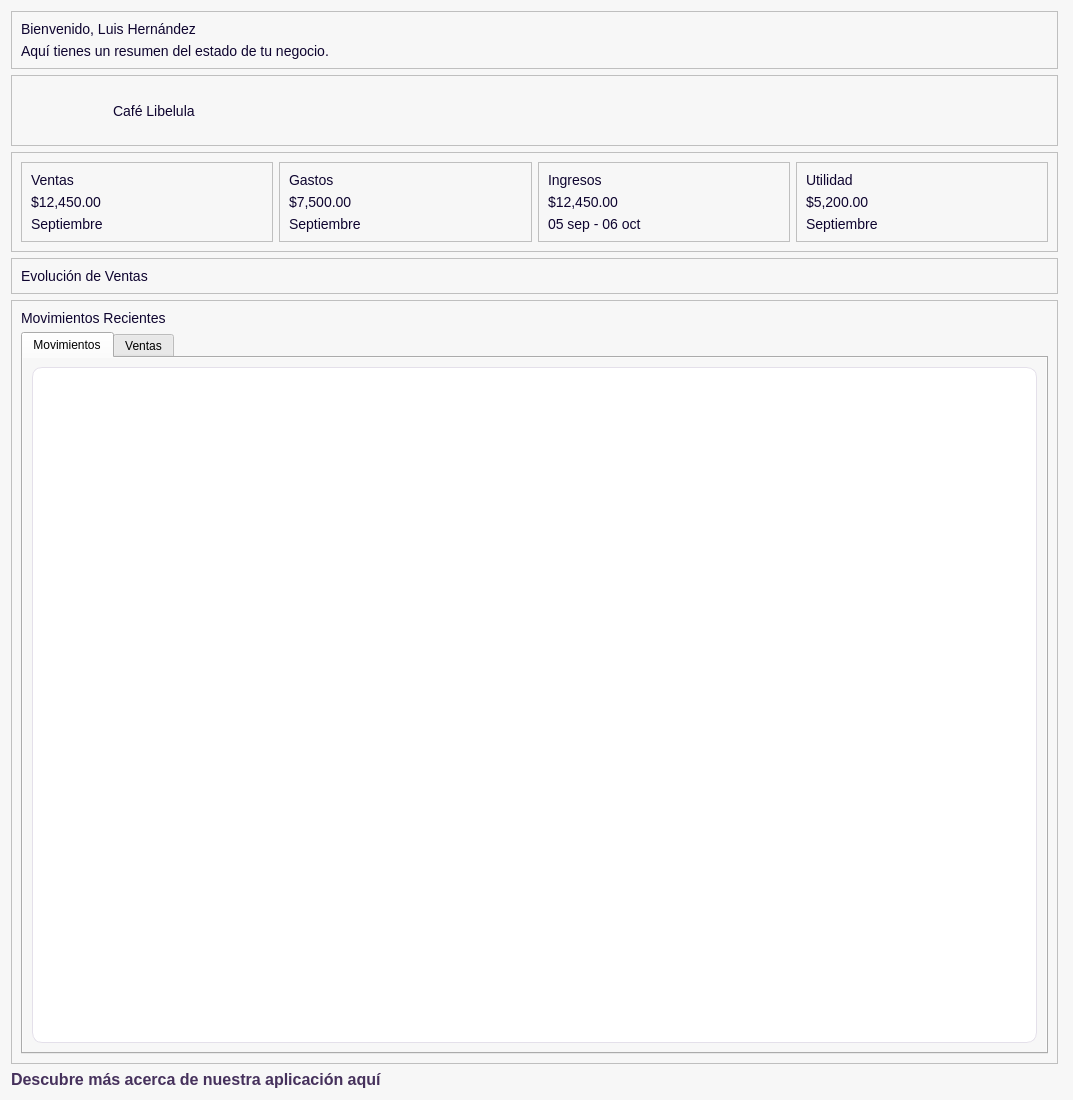
<?xml version="1.0" encoding="UTF-8"?>
<ui version="4.0">
 <class>DashboardPage</class>
 <widget class="QWidget" name="DashboardPage">
  <property name="geometry">
   <rect>
    <x>0</x>
    <y>0</y>
    <width>1073</width>
    <height>1100</height>
   </rect>
  </property>
  <property name="windowTitle">
   <string>Form</string>
  </property>
  <property name="styleSheet">
   <string notr="true">QFrame[carta=&quot;Dashboard&quot;] {
    background-color: #FFFFFF;
    border: 1px solid #E4E0EA;
    border-radius: 12px;
}
#DashboardPage{
background-color:#f7f7f7;
}
QFrame{
background-color:#f7f7f7;
}

/*
-----------------------------------------------------------------------------------------------------
Textos
-----------------------------------------------------------------------------------------------------*/
QLabel{
background-color: transparent;
font-size: 14px;
color: #0E042F;
}
QLabel[texto=&quot;InputTexto&quot;]{
font-size: 16px;
font-weight: bold;
}
QLabel[texto=&quot;TituloPrincipal&quot;]{
font-size:20px;
font-weight:bold;
}
QLabel[texto=&quot;Valor&quot;]{
font-size:20px;
}
QLabel[texto=&quot;TituloSecundario&quot;]{
font-size:18px;
font-weight:bold;
}
QLabel[texto=&quot;Descripcion&quot;]{
font-size:16px;
color: #46315c;
}
QLabel[texto=&quot;Destacado&quot;]{
font-size:16px;
color: #0E042F;
font-weight: bold;
}
</string>
  </property>
  <layout class="QVBoxLayout" name="verticalLayout">
   <property name="rightMargin">
    <number>15</number>
   </property>
   <item>
    <layout class="QVBoxLayout" name="verticalLayout_11">
     <item>
      <widget class="QFrame" name="frameHeader">
       <property name="frameShape">
        <enum>QFrame::StyledPanel</enum>
       </property>
       <property name="frameShadow">
        <enum>QFrame::Raised</enum>
       </property>
       <property name="carta" stdset="0">
        <string>Dashboard</string>
       </property>
       <layout class="QVBoxLayout" name="verticalLayout_3">
        <item>
         <widget class="QLabel" name="lblSaludo">
          <property name="text">
           <string>Bienvenido, Luis Hernández</string>
          </property>
          <property name="texto" stdset="0">
           <string>TituloPrincipal</string>
          </property>
         </widget>
        </item>
        <item>
         <widget class="QLabel" name="lblDescripcion">
          <property name="text">
           <string>Aquí tienes un resumen del estado de tu negocio.</string>
          </property>
          <property name="texto" stdset="0">
           <string>Descripcion</string>
          </property>
         </widget>
        </item>
       </layout>
      </widget>
     </item>
     <item>
      <widget class="QFrame" name="frameBusinessInfo">
       <property name="frameShape">
        <enum>QFrame::StyledPanel</enum>
       </property>
       <property name="frameShadow">
        <enum>QFrame::Raised</enum>
       </property>
       <property name="carta" stdset="0">
        <string>Dashboard</string>
       </property>
       <layout class="QHBoxLayout" name="horizontalLayout">
        <property name="spacing">
         <number>20</number>
        </property>
        <property name="leftMargin">
         <number>20</number>
        </property>
        <item>
         <widget class="QLabel" name="lblBusinessIcon">
          <property name="minimumSize">
           <size>
            <width>61</width>
            <height>51</height>
           </size>
          </property>
          <property name="maximumSize">
           <size>
            <width>61</width>
            <height>51</height>
           </size>
          </property>
          <property name="text">
           <string/>
          </property>
          <property name="pixmap">
           <pixmap resource="../../../resources/resources.qrc">:/images/businessIcons/coffeShop.png</pixmap>
          </property>
          <property name="scaledContents">
           <bool>true</bool>
          </property>
         </widget>
        </item>
        <item>
         <widget class="QLabel" name="lblNombreNeg">
          <property name="text">
           <string>Café Libelula</string>
          </property>
          <property name="texto" stdset="0">
           <string>Destacado</string>
          </property>
         </widget>
        </item>
        <item>
         <spacer name="horizontalSpacer">
          <property name="orientation">
           <enum>Qt::Horizontal</enum>
          </property>
          <property name="sizeHint" stdset="0">
           <size>
            <width>40</width>
            <height>20</height>
           </size>
          </property>
         </spacer>
        </item>
       </layout>
      </widget>
     </item>
     <item>
      <widget class="QFrame" name="frameKPIs">
       <property name="styleSheet">
        <string notr="true">QLabel{
qproperty-alignment: 'AlignCenter';
}</string>
       </property>
       <property name="frameShape">
        <enum>QFrame::StyledPanel</enum>
       </property>
       <property name="frameShadow">
        <enum>QFrame::Raised</enum>
       </property>
       <layout class="QHBoxLayout" name="horizontalLayout_2">
        <item>
         <widget class="QFrame" name="frameVentas">
          <property name="frameShape">
           <enum>QFrame::StyledPanel</enum>
          </property>
          <property name="frameShadow">
           <enum>QFrame::Raised</enum>
          </property>
          <property name="carta" stdset="0">
           <string>Dashboard</string>
          </property>
          <layout class="QVBoxLayout" name="verticalLayout_4">
           <item>
            <widget class="QLabel" name="lblVentasTitulo">
             <property name="text">
              <string>Ventas</string>
             </property>
             <property name="texto" stdset="0">
              <string>Destacado</string>
             </property>
            </widget>
           </item>
           <item>
            <widget class="QLabel" name="lblVentasValor">
             <property name="text">
              <string>$12,450.00</string>
             </property>
             <property name="texto" stdset="0">
              <string>Valor</string>
             </property>
            </widget>
           </item>
           <item>
            <widget class="QLabel" name="lblVentasPeriodo">
             <property name="text">
              <string>Septiembre</string>
             </property>
             <property name="texto" stdset="0">
              <string>Descripcion</string>
             </property>
            </widget>
           </item>
          </layout>
         </widget>
        </item>
        <item>
         <widget class="QFrame" name="frameGastos">
          <property name="frameShape">
           <enum>QFrame::StyledPanel</enum>
          </property>
          <property name="frameShadow">
           <enum>QFrame::Raised</enum>
          </property>
          <property name="carta" stdset="0">
           <string>Dashboard</string>
          </property>
          <layout class="QVBoxLayout" name="verticalLayout_5">
           <item>
            <widget class="QLabel" name="lblGastosTitulos">
             <property name="text">
              <string>Gastos</string>
             </property>
             <property name="texto" stdset="0">
              <string>Destacado</string>
             </property>
            </widget>
           </item>
           <item>
            <widget class="QLabel" name="lblGastosValor">
             <property name="text">
              <string>$7,500.00</string>
             </property>
             <property name="texto" stdset="0">
              <string>Valor</string>
             </property>
            </widget>
           </item>
           <item>
            <widget class="QLabel" name="lblGastosPeriodo">
             <property name="text">
              <string>Septiembre</string>
             </property>
             <property name="texto" stdset="0">
              <string>Descripcion</string>
             </property>
            </widget>
           </item>
          </layout>
         </widget>
        </item>
        <item>
         <widget class="QFrame" name="frameIngresos">
          <property name="frameShape">
           <enum>QFrame::StyledPanel</enum>
          </property>
          <property name="frameShadow">
           <enum>QFrame::Raised</enum>
          </property>
          <property name="carta" stdset="0">
           <string>Dashboard</string>
          </property>
          <layout class="QVBoxLayout" name="verticalLayout_6">
           <item>
            <widget class="QLabel" name="lblIngresosTitulos">
             <property name="text">
              <string>Ingresos</string>
             </property>
             <property name="texto" stdset="0">
              <string>Destacado</string>
             </property>
             <property name="carta" stdset="0">
              <string/>
             </property>
            </widget>
           </item>
           <item>
            <widget class="QLabel" name="lblIngresosValor">
             <property name="text">
              <string>$12,450.00</string>
             </property>
             <property name="texto" stdset="0">
              <string>Valor</string>
             </property>
            </widget>
           </item>
           <item>
            <widget class="QLabel" name="lblIngresosPeriodo">
             <property name="text">
              <string>05 sep - 06 oct</string>
             </property>
             <property name="texto" stdset="0">
              <string>Descripcion</string>
             </property>
            </widget>
           </item>
          </layout>
         </widget>
        </item>
        <item>
         <widget class="QFrame" name="frameUtilidad">
          <property name="frameShape">
           <enum>QFrame::StyledPanel</enum>
          </property>
          <property name="frameShadow">
           <enum>QFrame::Raised</enum>
          </property>
          <property name="carta" stdset="0">
           <string>Dashboard</string>
          </property>
          <layout class="QVBoxLayout" name="verticalLayout_7">
           <item>
            <widget class="QLabel" name="lblUtilidadTitulo">
             <property name="text">
              <string>Utilidad</string>
             </property>
             <property name="texto" stdset="0">
              <string>Destacado</string>
             </property>
            </widget>
           </item>
           <item>
            <widget class="QLabel" name="lblUtilidadValor">
             <property name="text">
              <string>$5,200.00</string>
             </property>
             <property name="texto" stdset="0">
              <string>Valor</string>
             </property>
            </widget>
           </item>
           <item>
            <widget class="QLabel" name="lblUtilidadPeriodo">
             <property name="text">
              <string>Septiembre</string>
             </property>
             <property name="texto" stdset="0">
              <string>Descripcion</string>
             </property>
            </widget>
           </item>
          </layout>
         </widget>
        </item>
       </layout>
      </widget>
     </item>
     <item>
      <widget class="QFrame" name="frameGraficoVentas">
       <property name="maximumSize">
        <size>
         <width>16777215</width>
         <height>500</height>
        </size>
       </property>
       <property name="frameShape">
        <enum>QFrame::StyledPanel</enum>
       </property>
       <property name="frameShadow">
        <enum>QFrame::Raised</enum>
       </property>
       <layout class="QVBoxLayout" name="verticalLayout_8">
        <item>
         <widget class="QLabel" name="label_3">
          <property name="text">
           <string>Evolución de Ventas</string>
          </property>
          <property name="texto" stdset="0">
           <string>TituloSecundario</string>
          </property>
         </widget>
        </item>
       </layout>
      </widget>
     </item>
     <item>
      <widget class="QFrame" name="frameMovimientos">
       <property name="styleSheet">
        <string notr="true">/* 
-----------------------------------------------------------------------------------------------------
Tabla (Optimizado para QTableView)
-----------------------------------------------------------------------------------------------------
*/

QTableView {
    background-color: #FFFFFF;
    border: 1px solid #E4E0EA;
    border-radius: 10px;
    gridline-color: #EAE7EF;
    font-size: 14px;
    color: #0E042F;
    selection-background-color: #EEEAF5;
    selection-color: #0E042F;
}

/* Encabezados (Horizontal y Vertical) */
QTableView QHeaderView::section {
    background-color: #F5F3F8;
    color: #0E042F;
    font-size: 14px;
    font-weight: bold;
    border: none;
    border-bottom: 1px solid #E4E0EA;
    padding: 10px;
}

/* Forzar que el encabezado horizontal se alinee bien con el estilo */
QHeaderView {
    background-color: #F5F3F8;
    border-top-left-radius: 9px;
    border-top-right-radius: 9px;
}

/* Celdas individuales */
QTableView::item {
    padding: 8px;
    border: none;
}

/* Fila seleccionada */
QTableView::item:selected {
    background-color: #EEEAF5;
    color: #0E042F;
}

/* Esquina superior izquierda (intersección de encabezados) */
QTableView QTableCornerButton::section {
    background-color: #F5F3F8;
    border: none;
    border-top-left-radius: 9px;
}

/* --- SCROLLBAR VERTICAL --- */
QTableView QScrollBar:vertical {
    background-color: transparent;
    width: 8px;
    margin: 4px 2px 4px 2px;
}

QTableView QScrollBar::handle:vertical {
    background-color: #C9C1D5;
    border-radius: 4px;
    min-height: 30px;
}

/* Ocultar flechas del scrollbar */
QTableView QScrollBar::add-line:vertical,
QTableView QScrollBar::sub-line:vertical,
QTableView QScrollBar::add-page:vertical,
QTableView QScrollBar::sub-page:vertical {
    background: none;
    height: 0px;
}

/* --- SCROLLBAR HORIZONTAL (Opcional, para mantener coherencia visual) --- */
QTableView QScrollBar:horizontal {
    background-color: transparent;
    height: 8px;
    margin: 2px 4px 2px 4px;
}

QTableView QScrollBar::handle:horizontal {
    background-color: #C9C1D5;
    border-radius: 4px;
    min-width: 30px;
}

QTableView QScrollBar::add-line:horizontal,
QTableView QScrollBar::sub-line:horizontal,
QTableView QScrollBar::add-page:horizontal,
QTableView QScrollBar::sub-page:horizontal {
    background: none;
    width: 0px;
}
</string>
       </property>
       <property name="frameShape">
        <enum>QFrame::StyledPanel</enum>
       </property>
       <property name="frameShadow">
        <enum>QFrame::Raised</enum>
       </property>
       <layout class="QVBoxLayout" name="verticalLayout_14">
        <item>
         <widget class="QLabel" name="lblMovimientos">
          <property name="text">
           <string>Movimientos Recientes</string>
          </property>
          <property name="texto" stdset="0">
           <string>TituloSecundario</string>
          </property>
         </widget>
        </item>
        <item>
         <widget class="QTabWidget" name="tabWidget">
          <property name="accessibleName">
           <string>Movimientos</string>
          </property>
          <property name="styleSheet">
           <string notr="true">QTabWidget {
		background-color:#f7f7f7;
    }
QTabWidget::pane {
    border: none;
    background-color: #f7f7f7;
}
QTabWidget &gt; QWidget {
    background-color: #f7f7f7;
}
QTabBar::tab {
    background: #F1EFF6;
    color: #46315c;

    padding: 10px 28px;

    border: none;
    border-radius: 8px;

    margin-right: 6px;
	min-width: 50px; 
    font-family: &quot;Manrope&quot;;
    font-size: 14px;
    font-weight: 600;
}

QTabBar::tab:hover {
    background: #E8E5F0;
    color: #16094C;
}

QTabBar::tab:selected {
    background: #16094C;
    color: white;
}
/* 
-----------------------------------------------------------------------------------------------------
Tabla (Optimizado para QTableView)
-----------------------------------------------------------------------------------------------------
*/

QTableView {
    background-color: #FFFFFF;
    border: 1px solid #E4E0EA;
    border-radius: 10px;
    gridline-color: #EAE7EF;
    font-size: 14px;
    color: #0E042F;
    selection-background-color: #EEEAF5;
    selection-color: #0E042F;
}

/* Encabezados (Horizontal y Vertical) */
QTableView QHeaderView::section {
    background-color: #F5F3F8;
    color: #0E042F;
    font-size: 14px;
    font-weight: bold;
    border: none;
    border-bottom: 1px solid #E4E0EA;
    padding: 10px;
}

/* Forzar que el encabezado horizontal se alinee bien con el estilo */
QHeaderView {
    background-color: #F5F3F8;
    border-top-left-radius: 9px;
    border-top-right-radius: 9px;
}

/* Celdas individuales */
QTableView::item {
    padding: 8px;
    border: none;
}

/* Fila seleccionada */
QTableView::item:selected {
    background-color: #EEEAF5;
    color: #0E042F;
}

/* Esquina superior izquierda (intersección de encabezados) */
QTableView QTableCornerButton::section {
    background-color: #F5F3F8;
    border: none;
    border-top-left-radius: 9px;
}

/* --- SCROLLBAR VERTICAL --- */
QTableView QScrollBar:vertical {
    background-color: transparent;
    width: 8px;
    margin: 4px 2px 4px 2px;
}

QTableView QScrollBar::handle:vertical {
    background-color: #C9C1D5;
    border-radius: 4px;
    min-height: 30px;
}

/* Ocultar flechas del scrollbar */
QTableView QScrollBar::add-line:vertical,
QTableView QScrollBar::sub-line:vertical,
QTableView QScrollBar::add-page:vertical,
QTableView QScrollBar::sub-page:vertical {
    background: none;
    height: 0px;
}

/* --- SCROLLBAR HORIZONTAL (Opcional, para mantener coherencia visual) --- */
QTableView QScrollBar:horizontal {
    background-color: transparent;
    height: 8px;
    margin: 2px 4px 2px 4px;
}

QTableView QScrollBar::handle:horizontal {
    background-color: #C9C1D5;
    border-radius: 4px;
    min-width: 30px;
}

QTableView QScrollBar::add-line:horizontal,
QTableView QScrollBar::sub-line:horizontal,
QTableView QScrollBar::add-page:horizontal,
QTableView QScrollBar::sub-page:horizontal {
    background: none;
    width: 0px;
}
</string>
          </property>
          <property name="currentIndex">
           <number>0</number>
          </property>
          <widget class="QWidget" name="Movimientos">
           <attribute name="title">
            <string>Movimientos</string>
           </attribute>
           <layout class="QVBoxLayout" name="verticalLayout_10">
            <item>
             <widget class="QTableView" name="movimientosTable">
              <property name="maximumSize">
               <size>
                <width>16777215</width>
                <height>16777215</height>
               </size>
              </property>
             </widget>
            </item>
           </layout>
          </widget>
          <widget class="QWidget" name="tab_2">
           <attribute name="title">
            <string>Ventas</string>
           </attribute>
           <layout class="QVBoxLayout" name="verticalLayout_13">
            <item>
             <widget class="QTableView" name="ventasTable"/>
            </item>
           </layout>
          </widget>
         </widget>
        </item>
       </layout>
      </widget>
     </item>
     <item>
      <widget class="QLabel" name="label_5">
       <property name="styleSheet">
        <string notr="true">font-size:16px;
color: #46315c;
font-weight:bold;
qproperty-alignment: 'AlignCenter';</string>
       </property>
       <property name="text">
        <string>&lt;a href=&quot;https://luis-hdz7.github.io/Finanzen-Web/&quot; style=&quot;color: #46315c; text-align: center; text-decoration: none;&quot;&gt;Descubre más acerca de nuestra aplicación aquí&lt;/a&gt;
</string>
       </property>
       <property name="openExternalLinks">
        <bool>true</bool>
       </property>
      </widget>
     </item>
    </layout>
   </item>
  </layout>
 </widget>
 <resources>
  <include location="../../../resources/resources.qrc"/>
  <include location="../../../resources/resources.qrc"/>
 </resources>
 <connections/>
</ui>
